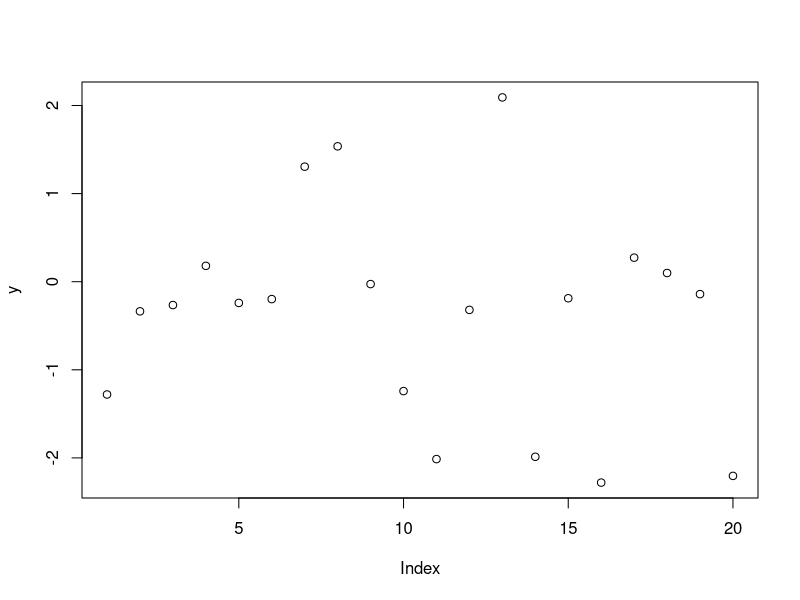
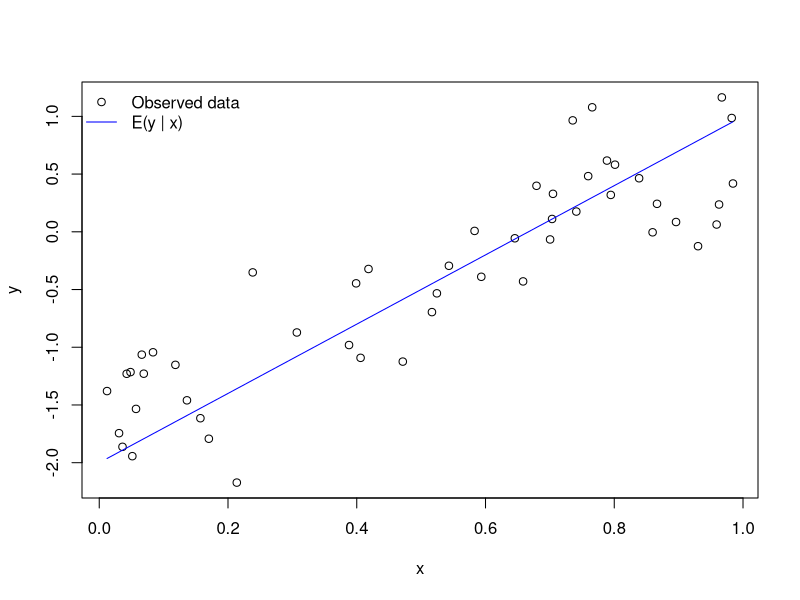
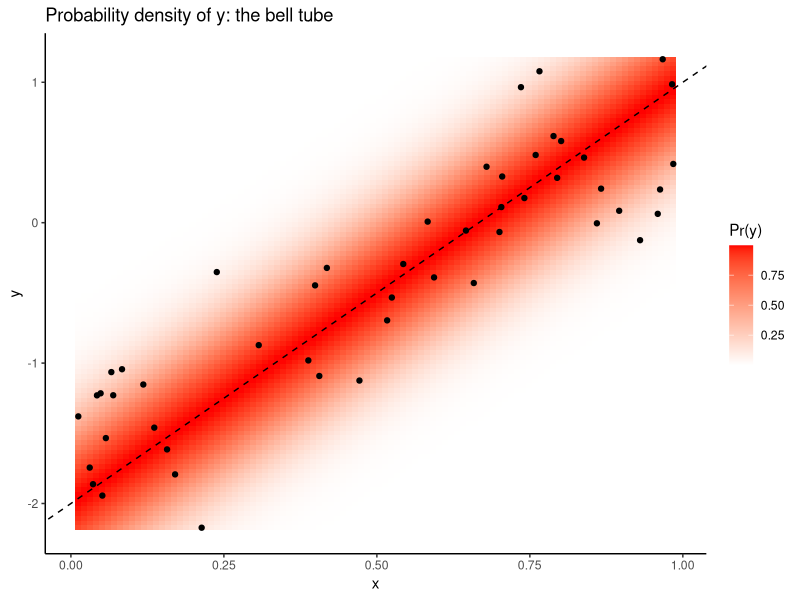
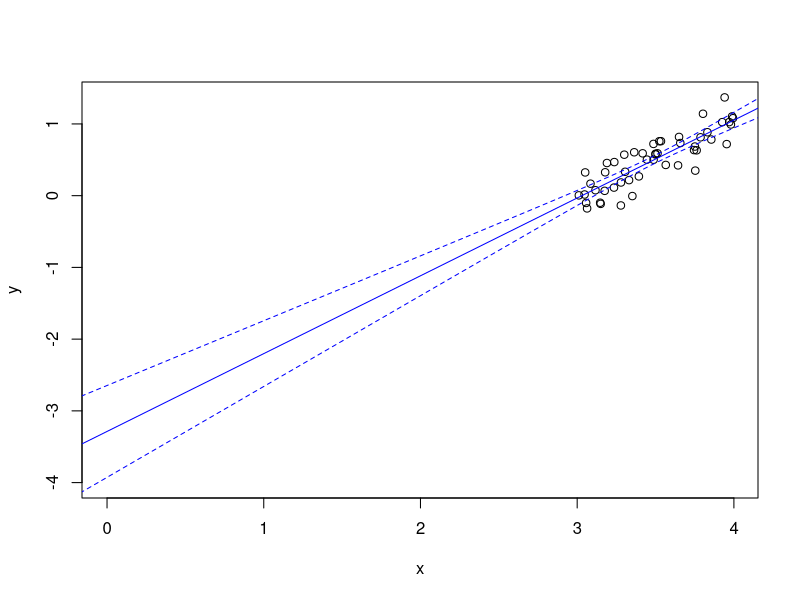
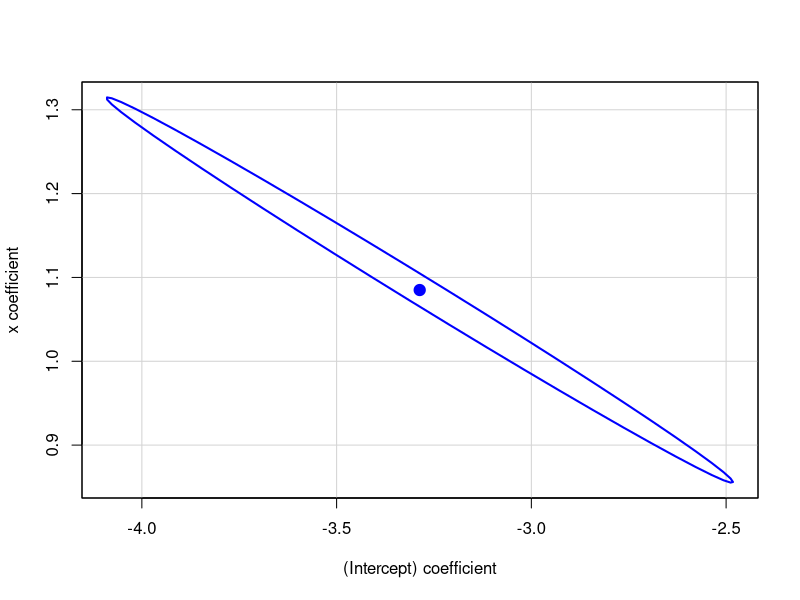
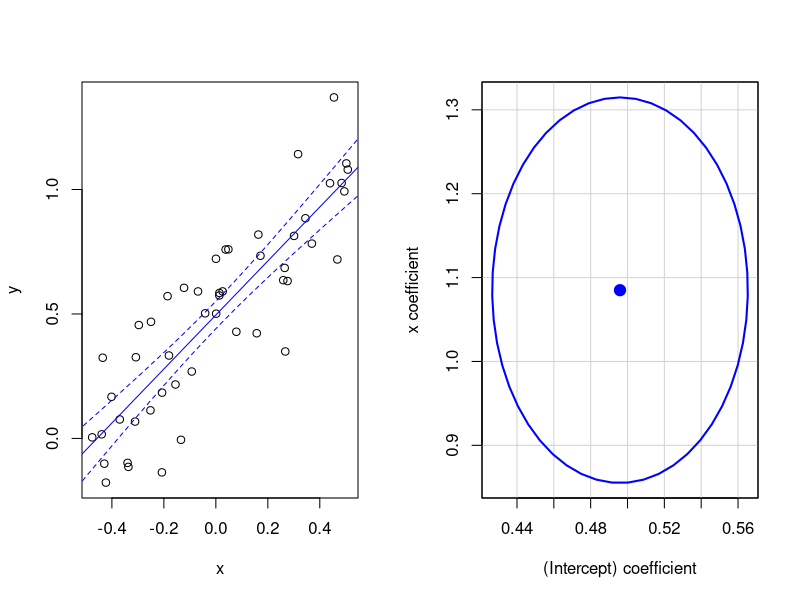
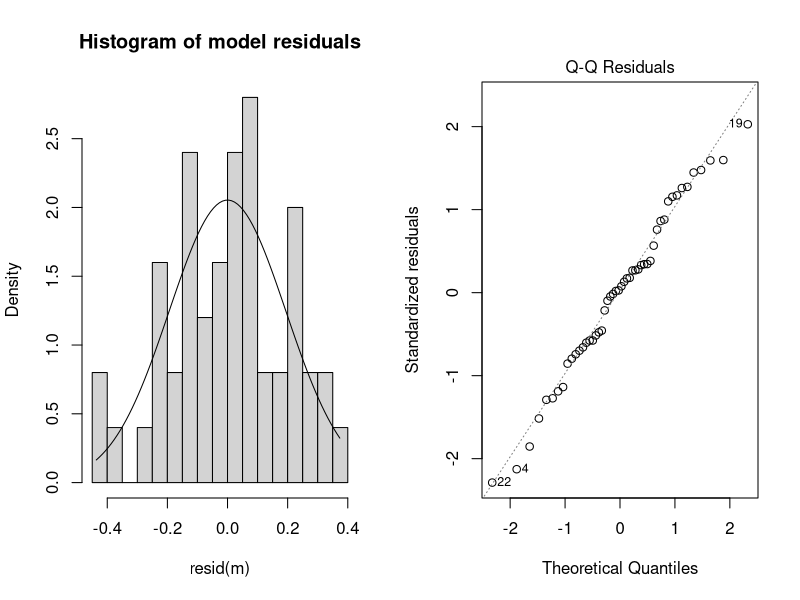
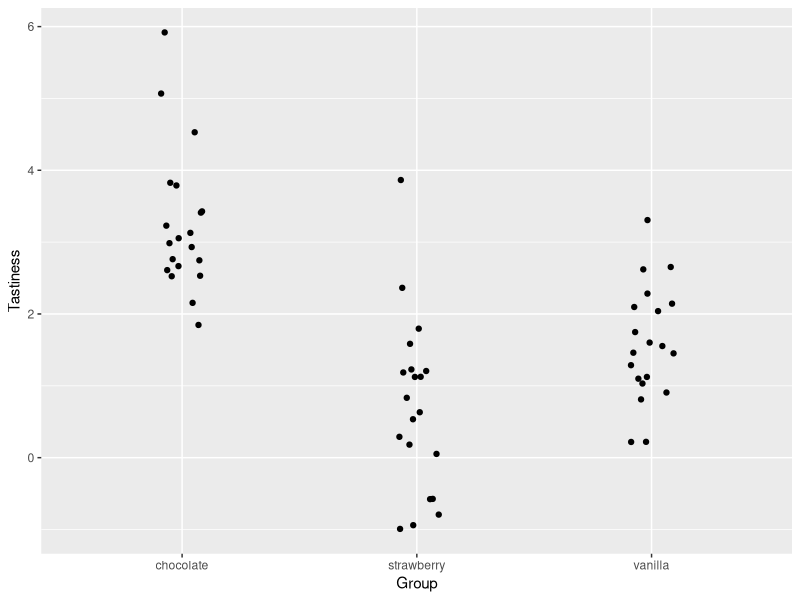

The R source for these figures, in order: (Note: this script raises an error after producing the figures.)
## ---- chunk 1
# simulating a sample of y values from a normal distribution
y <- rnorm(20)
plot(y)
## ---- chunk 2
# fitting a model of the mean with lm
m <- lm(y ~ 1)
summary(m)
## ---- chunk 3
# simulate and plot x and y values
n <- 50
x <- runif(n)
alpha <- -2
beta <- 3
sigma <- .4
y <- rnorm(n, mean = alpha + beta * x, sd = sigma)
plot(x, y)

# add known mean function 
lines(x = x, y = alpha + beta * x, col='blue')
legend('topleft', 
       pch = c(1, NA), lty = c(NA, 1), 
       col = c('black', 'blue'), 
       legend = c('Observed data', 'E(y | x)'), 
       bty = 'n')
## ---- chunk 4
# show the probability density of y as a function of x
lo <- 100
yv <- seq(min(y), max(y), length.out = lo)
xv <- seq(min(x), max(x), length.out = lo)
g <- expand.grid(x = xv, y = yv)
g$py <- dnorm(g$y, alpha + beta * g$x, sigma)

sample_d <- data.frame(x = x, y = y)

library(ggplot2)
ggplot(g, aes(x=x, y=y)) + 
  geom_tile(aes(fill=py)) + 
  geom_point(data=sample_d) + 
  scale_fill_gradient2(name = "Pr(y)", high='red') + 
  theme_classic() + 
  geom_abline(intercept=alpha, slope=beta, linetype='dashed') + 
  ggtitle('Probability density of y: the bell tube')
## ---- chunk 5
m <- lm(y ~ x)
summary(m)
## ---- chunk 6

x <- runif(n)
alpha <- 0
beta <- 1
sigma <- .2
y <- rnorm(n, mean = alpha + beta * x, sd = sigma)
x <- x + 3
plot(x, y, xlim=c(0, max(x)), ylim=c(-4, max(y)))
m <- lm(y ~ x)
abline(m, col='blue')
px <- seq(-1, max(x) + 1, length.out=100)
py <- predict(m, list(x=px), se.fit=TRUE, interval='confidence')
lines(px, py$fit[, 'lwr'], lty=2, col='blue')
lines(px, py$fit[, 'upr'], lty=2, col='blue')
## ---- chunk 7
confint(m)
## ---- chunk 8
library(car)
confidenceEllipse(m)
## ---- chunk 9
par(mfrow=c(1, 2))
x <- x - mean(x)
m <- lm(y ~ x)
plot(x, y)
abline(m, col='blue')
px <- seq(min(x) - 1, max(x) + 1, length.out=100)
py <- predict(m, list(x=px), se.fit=TRUE, interval='confidence')
lines(px, py$fit[, 'lwr'], lty=2, col='blue')
lines(px, py$fit[, 'upr'], lty=2, col='blue')
confidenceEllipse(m)
## ---- chunk 10
hist(resid(m), breaks = 20, freq = F, 
     main = 'Histogram of model residuals')
curve_x <- seq(min(resid(m)), max(resid(m)), .01)
lines(curve_x, dnorm(curve_x, 0, summary(m)$sigma))
## ---- chunk 11
plot(m, 2)
## ---- chunk 12
# simulate and visualize data
n <- 60
x <- rep(c("chocolate", "strawberry", "vanilla"), length.out = n)
x <- factor(x)
sigma <- 1
mu_y <- c(chocolate = 3.352, strawberry = .93, vanilla = 1.5)
y <- rnorm(n, mu_y[x], sigma)

library(ggplot2)
ggplot(data.frame(x, y), aes(x, y)) + 
  geom_jitter(position = position_jitter(width=.1)) + 
  xlab('Group') + 
  ylab('Tastiness')
## ---- chunk 13
m <- lm(y ~ x)
summary(m)
## ---- chunk 14
m <- lm(y ~ 0 + x)
summary(m)
## ---- chunk 15
confint(m)
## ---- chunk 16
par(mfrow=c(2, 2))
plot(m)
## ---- chunk 17
n <- 50
x1 <- rnorm(n)
x2 <- rnorm(n)
beta <- c(.5, 1, -1, 2)
sigma <- 1
X <- matrix(c(rep(1, n), x1, x2, x1 * x2), nrow=n)
mu_y <- X %*% beta
y <- rnorm(n, mu_y, sigma)
m <- lm(y ~ x1 * x2)
summary(m)
## ---- chunk 18
# visualizing the results in terms of the linear predictor
lo <- 40
x1seq <- seq(min(x1), max(x1), length.out = lo)
x2seq <- seq(min(x2), max(x2), length.out = lo)
g <- expand.grid(x1=x1seq, x2=x2seq)
g$e_y <- beta[1] + beta[2] * g$x1 + beta[3] * g$x2 + beta[4] * g$x1 * g$x2
ggplot(g, aes(x=x1, y=x2)) + 
  geom_tile(aes(fill=e_y)) + 
  stat_contour(aes(z=e_y), col='grey') + 
  scale_fill_gradient2() + 
  geom_point(data=data.frame(x1, x2))
## ---- chunk 19
library(effects)
plot(allEffects(m))
## ---- chunk 20
str(ToothGrowth)
ToothGrowth$dose <- factor(ToothGrowth$dose)
ggplot(ToothGrowth, aes(x=interaction(dose, supp), y=len)) + 
  geom_point()
## ---- chunk 21
library(dplyr)
ToothGrowth %>%
  group_by(dose, supp) %>%
  summarize(mean = mean(len), 
            sd = sd(len), 
            n = n())
## ---- chunk 22
m <- lm(len ~ dose * supp, data = ToothGrowth)
summary(m)
## ---- chunk 23
model.matrix(m)
## ---- chunk 24
cbind(model.matrix(m), ToothGrowth)
## ---- chunk 25
anova(m)
## ---- chunk 26
m2 <- lm(len ~ dose + supp, data = ToothGrowth)
AIC(m, m2)
## ---- chunk 27
plot(allEffects(m))
## ---- chunk 28
# construct a new data frame for predictions
g <- expand.grid(supp = levels(ToothGrowth$supp), 
                 dose = levels(ToothGrowth$dose))
p <- predict(m, g, interval = 'confidence', type='response')
predictions <- cbind(g, data.frame(p))

ggplot(ToothGrowth, aes(x=interaction(dose, supp), y=len)) + 
  geom_segment(data=predictions, 
               aes(y=lwr, yend=upr, 
                   xend=interaction(dose, supp)), col='red') + 
  geom_point(data=predictions, aes(y=fit), color='red', size=2, shape=2) + 
  geom_jitter(position = position_jitter(width=.1), shape=1) + 
  ylab("Length")
## ---- chunk 29
x1 <- rnorm(n)
x2 <- factor(sample(c('A', 'B'), n, replace=TRUE))

# generate slopes and intercepts for the first and second groups
a <- rnorm(2)
b <- rnorm(2)
sigma <- .4

X <- matrix(c(ifelse(x2 == 'A', 1, 0), 
              ifelse(x2 == 'B', 1, 0), 
              ifelse(x2 == 'A', x1, 0), 
              ifelse(x2 == 'B', x1, 0)
            ), nrow=n)

mu_y <- X %*% c(a, b)
y <- rnorm(n, mu_y, sigma)
plot(x1, y, col=x2, pch=19)
legend('topright', col=1:2, legend=c('Group A', 'Group B'), pch=19)
## ---- chunk 30
m <- lm(y ~ x1 * x2)
summary(m)
## ---- chunk 31
plot(x1, y, col=x2, pch=19)
legend('topright', col=1:2, legend=c('Group A', 'Group B'), pch=19)
abline(coef(m)[1], coef(m)[2])
abline(coef(m)[1] + coef(m)[3], coef(m)[2] + coef(m)[4], col='red')
